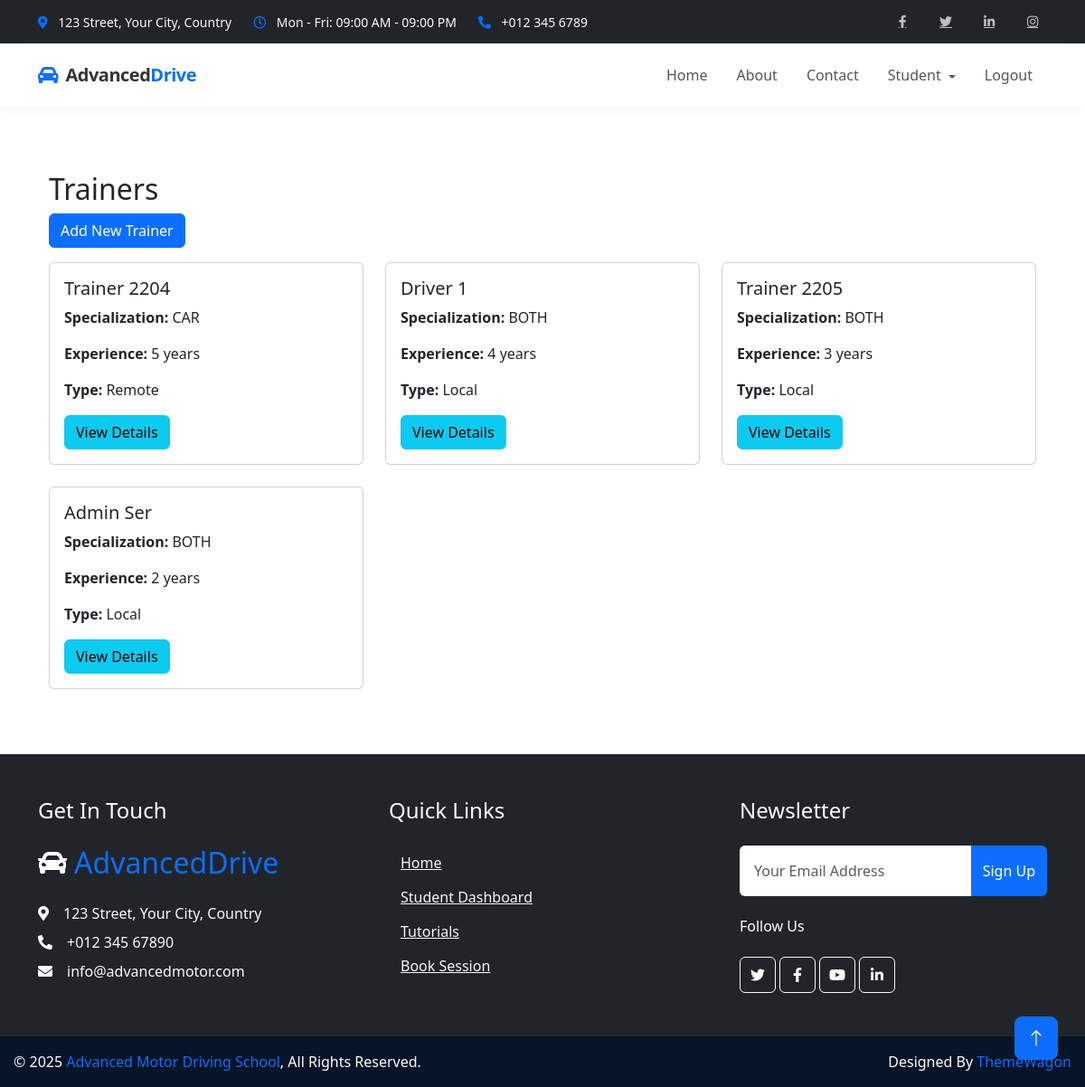
The app's page /trainer/trainers/ (signed in) with its own data.
### trainers/models.py (models this page shows, shortened)
class Trainer(models.Model):
    user = models.OneToOneField(
        settings.AUTH_USER_MODEL,
        on_delete=models.CASCADE,
        related_name='driving_trainer_profile'
    )
    SPECIALIZATION_CHOICES = [
        ('CAR', 'Car'),
        ('SCOOTY', 'Scooty'),
        ('BOTH', 'Both Car and Scooty'),
        ('HEAVY','HEAVY'),
        ('OTHER', 'Other')
    ]
    specialization = models.CharField(
        max_length=10,
        choices=SPECIALIZATION_CHOICES,
        default='BOTH'
    )
    experience = models.PositiveIntegerField(
        validators=[MinValueValidator(0)],
        default=0,
        help_text="Years of experience as a driving trainer"
    )
    AVAILABILITY_CHOICES = [
        ('WEEKDAY', 'Weekdays Only'),
        ('WEEKEND', 'Weekends Only'),
        ('MORNING', 'Morning Shifts Only'),
        ('EVENING', 'Evening Shifts Only'),
        ('FLEXIBLE', 'Flexible Schedule'),
        ('CUSTOM', 'Custom Schedule')
    ]
    availability = models.CharField(
        max_length=10,
        choices=AVAILABILITY_CHOICES,
        default='FLEXIBLE'
    )
    is_remote = models.BooleanField(
        default=False,
        help_text="Whether this trainer provides remote training services"
    )
    service_area = models.CharField(
        max_length=255,
        blank=True,
        null=True,
        help_text="Geographic areas where remote training is available"
    )
    max_students = models.PositiveIntegerField(
        default=10,
        validators=[MinValueValidator(1)],
        help_text="Maximum number of students this trainer can handle at once"
    )
    date_joined = models.DateField(
        default=timezone.now,
        help_text="Date when the trainer joined the driving school"
    )
    license_number = models.CharField(
        max_length=50,
        blank=True,
        null=True,
        help_text="Trainer's driving license number"
    )
    notes = models.TextField(
        blank=True,
        null=True,
        help_text="Additional notes about the trainer"
    )
    is_active = models.BooleanField(
        default=True,
        help_text="Whether this trainer is currently active"
    )
    class Meta:
        ordering = ['-experience', 'user__last_name']

### trainers/views.py (the view)
# urls.py: path('trainers/', views.trainer_list, name='trainer_list'),
@login_required
def trainer_list(request):
    trainers = Trainer.objects.all()
    return render(request, 'trainers/trainer_list.html', {'trainers': trainers})

### trainers/templates/trainers/trainer_list.html
{% extends 'base.html' %}
{% block content %}
<div class="container mt-4">
    <h2>Trainers</h2>
    <a href="{% url 'trainers:trainer_create' %}" class="btn btn-primary mb-3">Add New Trainer</a>
    <div class="row">
        {% for trainer in trainers %}
        <div class="col-md-4 mb-4">
            <div class="card">
                <div class="card-body">
                    <h5 class="card-title">{{ trainer.user.get_full_name }}</h5>
                    <p class="card-text"><strong>Specialization:</strong> {{ trainer.specialization }}</p>
                    <p class="card-text"><strong>Experience:</strong> {{ trainer.experience }} years</p>
                    <p class="card-text"><strong>Type:</strong> {% if trainer.is_remote %}Remote{% else %}Local{% endif %}</p>
                    <a href="{% url 'trainers:trainer_detail' trainer.id %}" class="btn btn-info">View Details</a>
                </div>
            </div>
        </div>
        {% empty %}
        <div class="col-12">
            <p>No trainers available.</p>
        </div>
        {% endfor %}
    </div>
</div>
{% endblock %}

### static/css/style.css (style rules this page uses)
:root { --primary: #F3BD00; --secondary: #757575; --light: #F3F6F8; --dark: #0C2B4B; }
.btn { font-weight: 500; transition: .5s; }
.btn.btn-primary, .btn.btn-outline-primary:hover { color: #FFFFFF; }

### templates/base.html (style rules this page uses)
html, body { height: 100%; margin: 0; padding: 0; display: flex; flex-direction: column; }

### records on screen
Trainer: user.get_full_name "Trainer 2204", specialization "CAR", experience "5", is_remote "Remote"
Trainer: user.get_full_name "Driver 1", specialization "BOTH", experience "4", is_remote "Local"
Trainer: user.get_full_name "Trainer 2205", specialization "BOTH", experience "3", is_remote "Local"
Trainer: user.get_full_name "Admin Ser", specialization "BOTH", experience "2", is_remote "Local"
